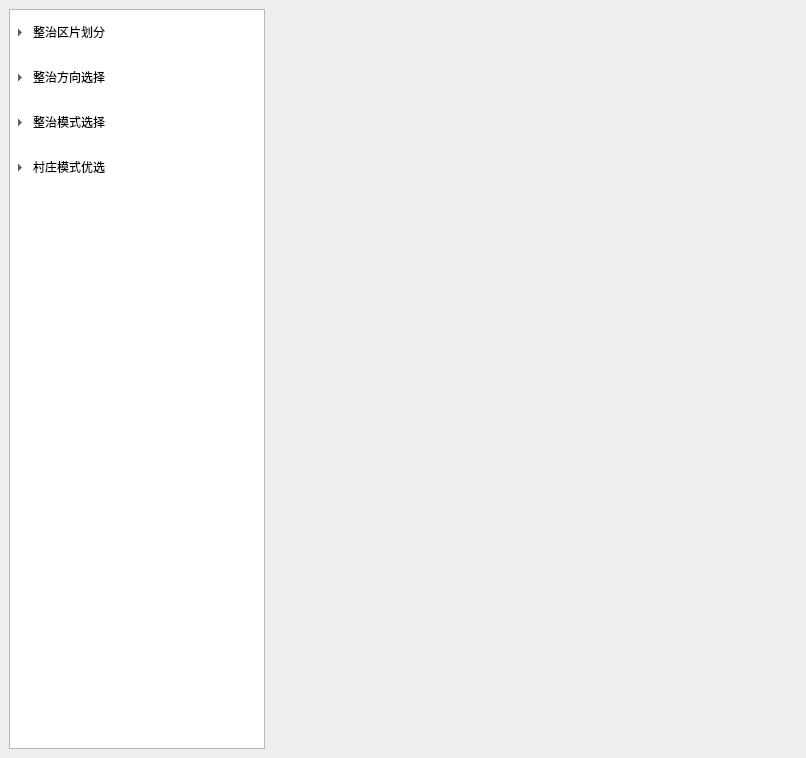
<?xml version="1.0" encoding="UTF-8"?>
<ui version="4.0">
 <class>QgsPlanningDockWindow</class>
 <widget class="QDockWidget" name="QgsPlanningDockWindow">
  <property name="geometry">
   <rect>
    <x>0</x>
    <y>0</y>
    <width>806</width>
    <height>758</height>
   </rect>
  </property>
  <property name="minimumSize">
   <size>
    <width>300</width>
    <height>116</height>
   </size>
  </property>
  <property name="font">
   <font>
    <family>Agency FB</family>
    <pointsize>9</pointsize>
   </font>
  </property>
  <property name="windowTitle">
   <string>整治模式优选</string>
  </property>
  <widget class="QWidget" name="dockWidgetContents">
   <layout class="QGridLayout" name="gridLayout" columnstretch="0,1">
    <item row="0" column="0">
     <widget class="QTreeWidget" name="treeWidget">
      <property name="styleSheet">
       <string notr="true">QTreeWidget::item{height:45px}</string>
      </property>
      <attribute name="headerVisible">
       <bool>false</bool>
      </attribute>
      <column>
       <property name="text">
        <string>1</string>
       </property>
      </column>
      <item>
       <property name="text">
        <string>整治区片划分</string>
       </property>
       <item>
        <property name="text">
         <string>生态适宜性评价</string>
        </property>
       </item>
       <item>
        <property name="text">
         <string>生态适宜性分级</string>
        </property>
       </item>
       <item>
        <property name="text">
         <string>区片划分</string>
        </property>
       </item>
      </item>
      <item>
       <property name="text">
        <string>整治方向选择</string>
       </property>
       <item>
        <property name="text">
         <string>村庄布点规划</string>
        </property>
       </item>
      </item>
      <item>
       <property name="text">
        <string>整治模式选择</string>
       </property>
       <item>
        <property name="text">
         <string>模式选择</string>
        </property>
       </item>
      </item>
      <item>
       <property name="text">
        <string>村庄模式优选</string>
       </property>
       <item>
        <property name="text">
         <string>村庄模式选择</string>
        </property>
       </item>
      </item>
     </widget>
    </item>
    <item row="0" column="1">
     <widget class="QStackedWidget" name="stackedWidget">
      <property name="currentIndex">
       <number>0</number>
      </property>
      <widget class="QWidget" name="page1">
       <layout class="QGridLayout" name="gridLayout_7">
        <item row="0" column="0">
         <layout class="QHBoxLayout" name="horizontalLayout1"/>
        </item>
       </layout>
      </widget>
      <widget class="QWidget" name="page2">
       <layout class="QGridLayout" name="gridLayout_6">
        <item row="0" column="0">
         <layout class="QHBoxLayout" name="horizontalLayout2"/>
        </item>
       </layout>
      </widget>
      <widget class="QWidget" name="page3">
       <layout class="QGridLayout" name="gridLayout_5">
        <item row="0" column="0">
         <layout class="QHBoxLayout" name="horizontalLayout3"/>
        </item>
       </layout>
      </widget>
      <widget class="QWidget" name="page4">
       <layout class="QGridLayout" name="gridLayout_4">
        <item row="0" column="0">
         <layout class="QHBoxLayout" name="horizontalLayout4"/>
        </item>
       </layout>
      </widget>
      <widget class="QWidget" name="page5">
       <layout class="QGridLayout" name="gridLayout_3">
        <item row="0" column="0">
         <layout class="QHBoxLayout" name="horizontalLayout5"/>
        </item>
       </layout>
      </widget>
      <widget class="QWidget" name="page_6">
       <layout class="QGridLayout" name="gridLayout_2">
        <item row="0" column="0">
         <layout class="QHBoxLayout" name="horizontalLayout6"/>
        </item>
       </layout>
      </widget>
     </widget>
    </item>
   </layout>
  </widget>
 </widget>
 <resources/>
 <connections/>
</ui>
